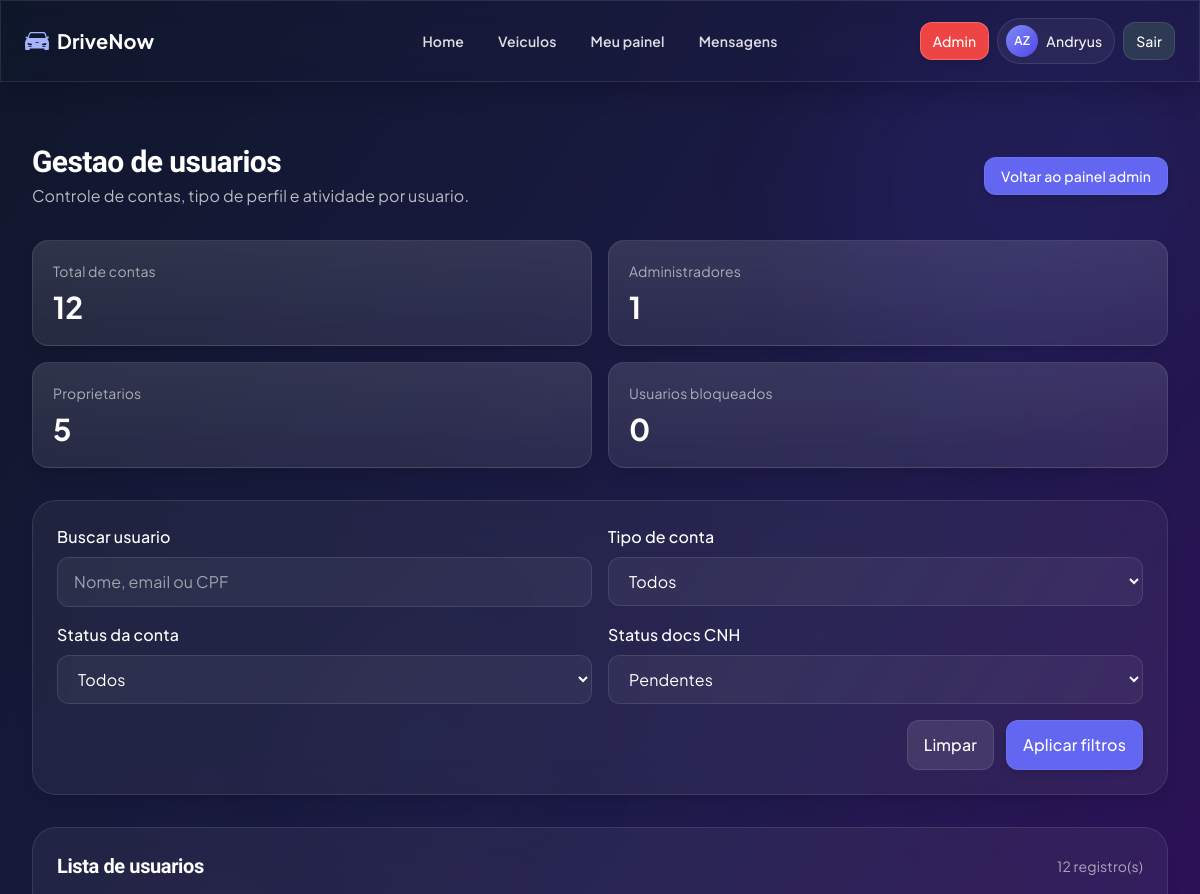
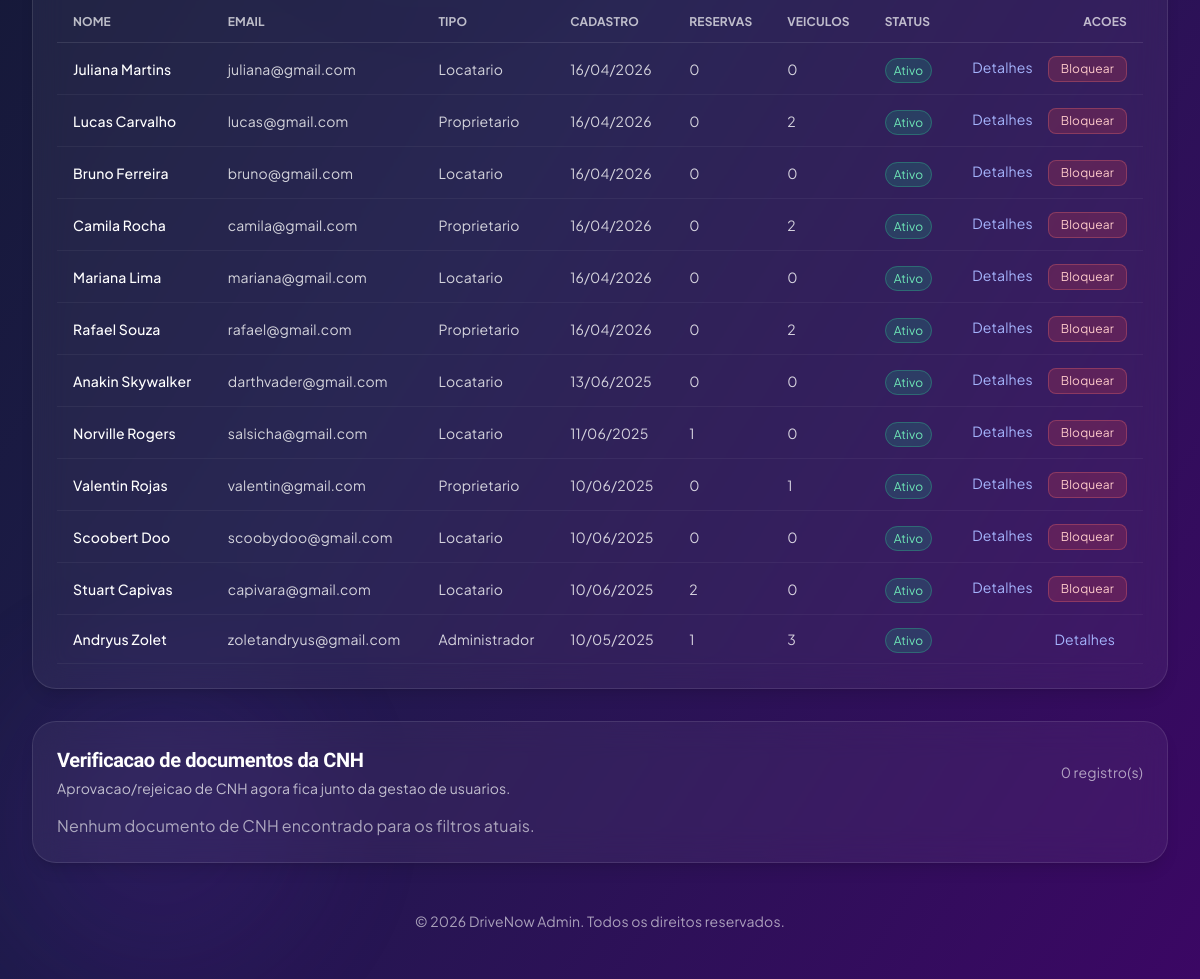
Page /admin/usuarios.php (signed in) on the committed database (2 pictures, top to bottom).
### tables this page shows
CREATE TABLE `conta_usuario` (
  `id` int(11) NOT NULL,
  `is_admin` tinyint(1) NOT NULL DEFAULT 0,
  `ativo` tinyint(1) NOT NULL DEFAULT 1,
  `primeiro_nome` varchar(50) DEFAULT NULL,
  `segundo_nome` varchar(50) DEFAULT NULL,
  `telefone` varchar(20) DEFAULT NULL,
  `e_mail` varchar(100) DEFAULT NULL,
  `senha` varchar(255) DEFAULT NULL,
  `data_de_entrada` date DEFAULT NULL,
  `foto_perfil` varchar(255) DEFAULT NULL,
  `cpf` varchar(14) DEFAULT NULL COMMENT 'CPF do usuário',
  `foto_cnh_frente` varchar(255) DEFAULT NULL COMMENT 'Caminho para foto da CNH (frente)',
  `foto_cnh_verso` varchar(255) DEFAULT NULL COMMENT 'Caminho para foto da CNH (verso)',
  `status_docs` enum('pendente','verificando','aprovado','rejeitado') NOT NULL DEFAULT 'pendente' COMMENT 'Status da verificação dos documentos',
  `data_verificacao` datetime DEFAULT NULL COMMENT 'Data da última verificação',
  `admin_verificacao` int(11) DEFAULT NULL COMMENT 'ID do admin que verificou os documentos',
  `tem_cnh` tinyint(1) NOT NULL DEFAULT 0 COMMENT 'Se o usuário possui CNH',
  `cadastro_completo` tinyint(1) NOT NULL DEFAULT 0 COMMENT 'Se o usuário completou o cadastro com documentos',
  `observacoes_docs` text DEFAULT NULL COMMENT 'Observações da verificação',
  `mensagens_nao_lidas` int(11) NOT NULL DEFAULT 0,
  `media_avaliacao_proprietario` decimal(3,1) DEFAULT NULL,
  `total_avaliacoes_proprietario` int(11) DEFAULT 0,
  `media_avaliacao_locatario` decimal(3,1) DEFAULT NULL,
  `total_avaliacoes_locatario` int(11) DEFAULT 0
);

### admin/usuarios.php (the view, shortened to what the rows shown need)
<?php
require_once '../includes/auth.php';
exigirPerfil('admin', ['redirect' => '../index.php']);
global $pdo;
function colunaExisteAdminUsuarios(PDO $pdo, string $tabela, string $coluna): bool
{
    static $cache = [];
    $chave = strtolower($tabela . '.' . $coluna);
    try {
        $stmt = $pdo->prepare(
            'SELECT COUNT(*)
             FROM information_schema.COLUMNS
             WHERE TABLE_SCHEMA = DATABASE() AND TABLE_NAME = ? AND COLUMN_NAME = ?'
        );
        $stmt->execute([$tabela, $coluna]);
        $cache[$chave] = ((int)$stmt->fetchColumn()) > 0;
    } catch (PDOException $e) {
        $cache[$chave] = false;
    }
    return $cache[$chave];
}
$colunaAtivoExiste = colunaExisteAdminUsuarios($pdo, 'conta_usuario', 'ativo');
$paginaAtual = max(1, (int)($_GET['page'] ?? 1));
$itensPorPagina = 12;
$usuarios = [];
try {
    $where = ['1=1'];
    $params = [];
    $offset = max(0, ($paginaAtual - 1) * $itensPorPagina);
    $colunaAtivoSql = $colunaAtivoExiste ? 'COALESCE(cu.ativo, 1)' : '1';
    $sqlUsuarios =
        "SELECT cu.id,
                cu.primeiro_nome,
                cu.segundo_nome,
                cu.e_mail,
                cu.telefone,
                cu.cpf,
                cu.data_de_entrada,
                cu.status_docs,
                cu.foto_cnh_frente,
                cu.foto_cnh_verso,
                cu.tem_cnh,
                cu.cadastro_completo,
                cu.is_admin,
                {$colunaAtivoSql} AS ativo,
                CASE
                    WHEN cu.is_admin = 1 THEN 'Administrador'
                    WHEN d.id IS NOT NULL THEN 'Proprietario'
                    ELSE 'Locatario'
                END AS tipo_conta,
                (
                    SELECT COUNT(*)
                    FROM reserva r
                    WHERE r.conta_usuario_id = cu.id
                ) AS total_reservas,
                (
                    SELECT COUNT(*)
                    FROM veiculo v
                    INNER JOIN dono d2 ON d2.id = v.dono_id
                    WHERE d2.conta_usuario_id = cu.id
                ) AS total_veiculos
         FROM conta_usuario cu
         LEFT JOIN dono d ON d.conta_usuario_id = cu.id
         WHERE " . implode(' AND ', $where) .
        " ORDER BY cu.id DESC
         LIMIT {$offset}, {$itensPorPagina}";
    $stmtUsuarios = $pdo->prepare($sqlUsuarios);
    $stmtUsuarios->execute($params);
    $usuarios = $stmtUsuarios->fetchAll(PDO::FETCH_ASSOC);
} catch (PDOException $e) {
    $erroCarga = 'Nao foi possivel carregar os dados de usuarios.';
}
$navBasePath = '../';
$navCurrent = 'admin';
$navFixed = true;
?>
<!DOCTYPE html>
<html lang="pt-br">
<head>
    <script src="https://cdn.tailwindcss.com"></script>
    <link rel="stylesheet" href="../assets/ui-modern.css">
</head>
<body class="drivenow-modern min-h-screen bg-gradient-to-br from-slate-900 via-indigo-950 to-purple-950 text-white p-4 md:p-8 overflow-x-hidden">
    <?php include_once '../includes/navbar.php'; ?>
    <main class="container mx-auto max-w-7xl pt-28">
        <div class="flex flex-col md:flex-row md:items-center justify-between mb-8 gap-4">
            <div>
                <h2 class="text-2xl md:text-3xl font-bold text-white">Gestao de usuarios</h2>
            </div>
        </div>
        <section class="section-shell backdrop-blur-lg bg-white/5 border subtle-border rounded-3xl p-6 shadow-lg">
            <?php if (empty($usuarios)): ?>
                <p class="text-white/60">Nenhum usuario encontrado para os filtros atuais.</p>
            <?php else: ?>
                <div class="overflow-x-auto">
                    <table class="dn-table w-full min-w-[980px]">
                        <thead>
                            <tr class="border-b border-white/10">
                                <th class="px-4 py-3 text-left text-xs uppercase text-white/70">Nome</th>
                                <th class="px-4 py-3 text-left text-xs uppercase text-white/70">Email</th>
                                <th class="px-4 py-3 text-left text-xs uppercase text-white/70">Tipo</th>
                                <th class="px-4 py-3 text-left text-xs uppercase text-white/70">Cadastro</th>
                                <th class="px-4 py-3 text-left text-xs uppercase text-white/70">Reservas</th>
                                <th class="px-4 py-3 text-left text-xs uppercase text-white/70">Veiculos</th>
                                <th class="px-4 py-3 text-left text-xs uppercase text-white/70">Status</th>
                                <th class="px-4 py-3 text-right text-xs uppercase text-white/70">Acoes</th>
                            </tr>
                        </thead>
                        <tbody>
                            <?php foreach ($usuarios as $item): ?>
                                <?php
                                    $ehAtivo = ((int)$item['ativo'] === 1);
                                    $statusContaClasse = $ehAtivo
                                        ? 'bg-emerald-500/20 text-emerald-300 border border-emerald-400/30'
                                        : 'bg-red-500/20 text-red-300 border border-red-400/30';
                                    $statusContaLabel = $colunaAtivoExiste ? ($ehAtivo ? 'Ativo' : 'Bloqueado') : 'Nao configurado';
                                ?>
                                <tr class="border-b border-white/5 hover:bg-white/5">
                                    <td class="px-4 py-3 text-sm font-medium"><?= htmlspecialchars(trim(($item['primeiro_nome'] ?? '') . ' ' . ($item['segundo_nome'] ?? ''))) ?></td>
                                    <td class="px-4 py-3 text-sm text-white/80"><?= htmlspecialchars($item['e_mail'] ?? '-') ?></td>
                                    <td class="px-4 py-3 text-sm text-white/80"><?= htmlspecialchars($item['tipo_conta'] ?? '-') ?></td>
                                    <td class="px-4 py-3 text-sm text-white/80">
                                        <?= !empty($item['data_de_entrada']) ? date('d/m/Y', strtotime($item['data_de_entrada'])) : '-' ?>
                                    </td>
                                    <td class="px-4 py-3 text-sm text-white/80"><?= (int)($item['total_reservas'] ?? 0) ?></td>
                                    <td class="px-4 py-3 text-sm text-white/80"><?= (int)($item['total_veiculos'] ?? 0) ?></td>
                                    <td class="px-4 py-3">
                                        <span class="px-2 py-1 text-xs rounded-full <?= $statusContaClasse ?>"><?= $statusContaLabel ?></span>
                                    </td>
                                    <td class="px-4 py-3 text-right">
                                        <button type="button" onclick="abrirModalUsuario(<?= (int)$item['id'] ?>)" class="text-indigo-300 hover:text-indigo-200 text-sm mr-3">Detalhes</button>
                                        <?php if ($colunaAtivoExiste && (int)$item['is_admin'] !== 1): ?>
                                            <form method="POST" class="inline">
                                                <?php if ($ehAtivo): ?>
                                                    <button type="submit" class="px-3 py-1 text-xs rounded-lg bg-red-500/20 hover:bg-red-500/30 border border-red-400/30 text-red-200">Bloquear</button>
                                                <?php else: ?>
                                                    <input type="hidden" name="toggle_action" value="desbloquear">
                                                    <button type="submit" class="px-3 py-1 text-xs rounded-lg bg-emerald-500/20 hover:bg-emerald-500/30 border border-emerald-400/30 text-emerald-200">Desbloquear</button>
                                                <?php endif; ?>
                                            </form>
                                        <?php endif; ?>
                                    </td>
                                </tr>
                            <?php endforeach; ?>
                        </tbody>
                    </table>
                </div>
            <?php endif; ?>
        </section>
    </main>
</body>
</html>

### includes/navbar.php (shortened to what the rows shown need)
<?php
$navBasePath = $navBasePath ?? '';
$navCurrent = $navCurrent ?? '';
$navFixed = (bool)($navFixed ?? true);
$navUsuario = getUsuario();
$navLogado = estaLogado();
$navEhAdmin = $navLogado && isAdmin();
$adminDesktopClass = $navCurrent === 'admin'
    ? 'px-3 py-2 rounded-xl bg-red-500 text-white text-sm font-medium transition-colors border border-red-300/40 shadow-md'
    : 'px-3 py-2 rounded-xl bg-red-500/90 hover:bg-red-600 text-white text-sm font-medium transition-colors';
$profileUrl = $navBasePath . 'perfil/editar.php';
$adminUrl = $navBasePath . 'admin/dadmin.php';
$loginUrl = $navBasePath . 'login.php';
$cadastroUrl = $navBasePath . 'cadastro.php';
$logoutUrl = $navBasePath . 'logout.php';
$wrapperClasses = $navFixed
    ? 'fixed top-0 left-0 right-0 z-50 backdrop-blur-md bg-slate-900/72 border-b subtle-border dn-nav-shell'
    : 'backdrop-blur-md bg-white/5 border subtle-border rounded-2xl mb-8 shadow-lg overflow-hidden dn-nav-shell';
$containerClasses = $navFixed ? 'max-w-7xl mx-auto px-4 sm:px-6' : 'container mx-auto px-4';
$rowHeightClasses = $navFixed ? 'h-20' : 'h-16';
$navPrimeiroNome = trim((string)($navUsuario['primeiro_nome'] ?? ''));
$navSegundoNome = trim((string)($navUsuario['segundo_nome'] ?? ''));
$navNomeExibicao = $navPrimeiroNome !== '' ? $navPrimeiroNome : 'Perfil';
$navIniciais = '';
if ($navPrimeiroNome !== '') {
    $navIniciais .= strtoupper(substr($navPrimeiroNome, 0, 1));
}
if ($navSegundoNome !== '') {
    $navIniciais .= strtoupper(substr($navSegundoNome, 0, 1));
}
?>
<header class="<?= $wrapperClasses ?>">
    <div class="<?= $containerClasses ?>">
        <div class="<?= $rowHeightClasses ?> relative flex items-center justify-between gap-4">
            <div class="hidden md:flex items-center gap-2">
                <?php if (!$navLogado): ?>
                    <a href="<?= htmlspecialchars($loginUrl) ?>" class="btn-dn-ghost px-4 py-2 rounded-xl border subtle-border text-white/90 hover:bg-white/10 transition-colors">Login</a>
                    <a href="<?= htmlspecialchars($cadastroUrl) ?>" class="btn-dn-primary px-4 py-2 rounded-xl bg-indigo-500 hover:bg-indigo-600 text-white font-medium transition-colors">Cadastro</a>
                <?php else: ?>
                    <?php if ($navEhAdmin): ?>
                        <a href="<?= htmlspecialchars($adminUrl) ?>" class="<?= $adminDesktopClass ?>">Admin</a>
                    <?php endif; ?>
                    <a href="<?= htmlspecialchars($profileUrl) ?>" class="user-chip inline-flex items-center gap-2 px-2 py-1.5 text-white/95 transition-colors hover:bg-white/10 text-sm border subtle-border rounded-full bg-white/5">
                        <span class="user-avatar inline-flex h-8 w-8 items-center justify-center rounded-full bg-indigo-500 text-white text-xs font-semibold"><?= htmlspecialchars($navIniciais) ?></span>
                        <span class="pr-1 font-medium"><?= htmlspecialchars($navNomeExibicao) ?></span>
                    </a>
                    <a href="<?= htmlspecialchars($logoutUrl) ?>" class="btn-dn-ghost px-3 py-2 rounded-xl bg-slate-700/80 hover:bg-slate-600 text-white text-sm font-medium transition-colors border subtle-border">Sair</a>
                <?php endif; ?>
            </div>
        </div>
    </div>
</header>

### rows in the picture
conta_usuario: navIniciais "AZ", primeiro_nome "Andryus", primeiro_nome+segundo_nome "Andryus Zolet", e_mail "zoletandryus@gmail.com", tipo_conta "Administrador", data_de_entrada "10/05/2025", total_reservas "1", total_veiculos "3", statusContaLabel "Ativo"
conta_usuario: primeiro_nome+segundo_nome "Juliana Martins", e_mail "juliana@gmail.com", tipo_conta "Locatario", data_de_entrada "16/04/2026", total_reservas "0", total_veiculos "0", statusContaLabel "Ativo", shows "Bloquear"
conta_usuario: primeiro_nome+segundo_nome "Lucas Carvalho", e_mail "lucas@gmail.com", tipo_conta "Proprietario", data_de_entrada "16/04/2026", total_reservas "0", total_veiculos "2", statusContaLabel "Ativo", shows "Bloquear"
conta_usuario: primeiro_nome+segundo_nome "Bruno Ferreira", e_mail "bruno@gmail.com", tipo_conta "Locatario", data_de_entrada "16/04/2026", total_reservas "0", total_veiculos "0", statusContaLabel "Ativo", shows "Bloquear"
conta_usuario: primeiro_nome+segundo_nome "Camila Rocha", e_mail "camila@gmail.com", tipo_conta "Proprietario", data_de_entrada "16/04/2026", total_reservas "0", total_veiculos "2", statusContaLabel "Ativo", shows "Bloquear"
conta_usuario: primeiro_nome+segundo_nome "Mariana Lima", e_mail "mariana@gmail.com", tipo_conta "Locatario", data_de_entrada "16/04/2026", total_reservas "0", total_veiculos "0", statusContaLabel "Ativo", shows "Bloquear"
conta_usuario: primeiro_nome+segundo_nome "Rafael Souza", e_mail "rafael@gmail.com", tipo_conta "Proprietario", data_de_entrada "16/04/2026", total_reservas "0", total_veiculos "2", statusContaLabel "Ativo", shows "Bloquear"
conta_usuario: primeiro_nome+segundo_nome "Anakin Skywalker", e_mail "darthvader@gmail.com", tipo_conta "Locatario", data_de_entrada "13/06/2025", total_reservas "0", total_veiculos "0", statusContaLabel "Ativo", shows "Bloquear"
conta_usuario: primeiro_nome+segundo_nome "Norville Rogers", e_mail "salsicha@gmail.com", tipo_conta "Locatario", data_de_entrada "11/06/2025", total_reservas "1", total_veiculos "0", statusContaLabel "Ativo", shows "Bloquear"
conta_usuario: primeiro_nome+segundo_nome "Valentin Rojas", e_mail "valentin@gmail.com", tipo_conta "Proprietario", data_de_entrada "10/06/2025", total_reservas "0", total_veiculos "1", statusContaLabel "Ativo", shows "Bloquear"
conta_usuario: primeiro_nome+segundo_nome "Scoobert Doo", e_mail "scoobydoo@gmail.com", tipo_conta "Locatario", data_de_entrada "10/06/2025", total_reservas "0", total_veiculos "0", statusContaLabel "Ativo", shows "Bloquear"
conta_usuario: primeiro_nome+segundo_nome "Stuart Capivas", e_mail "capivara@gmail.com", tipo_conta "Locatario", data_de_entrada "10/06/2025", total_reservas "2", total_veiculos "0", statusContaLabel "Ativo", shows "Bloquear"

### other values in the picture
$metricas['total_usuarios'] "12"
$metricas['total_admins'] "1"
$metricas['total_proprietarios'] "5"
$metricas['total_bloqueados'] "0"
$totalUsuarios "12"
$totalDocumentos "0"
